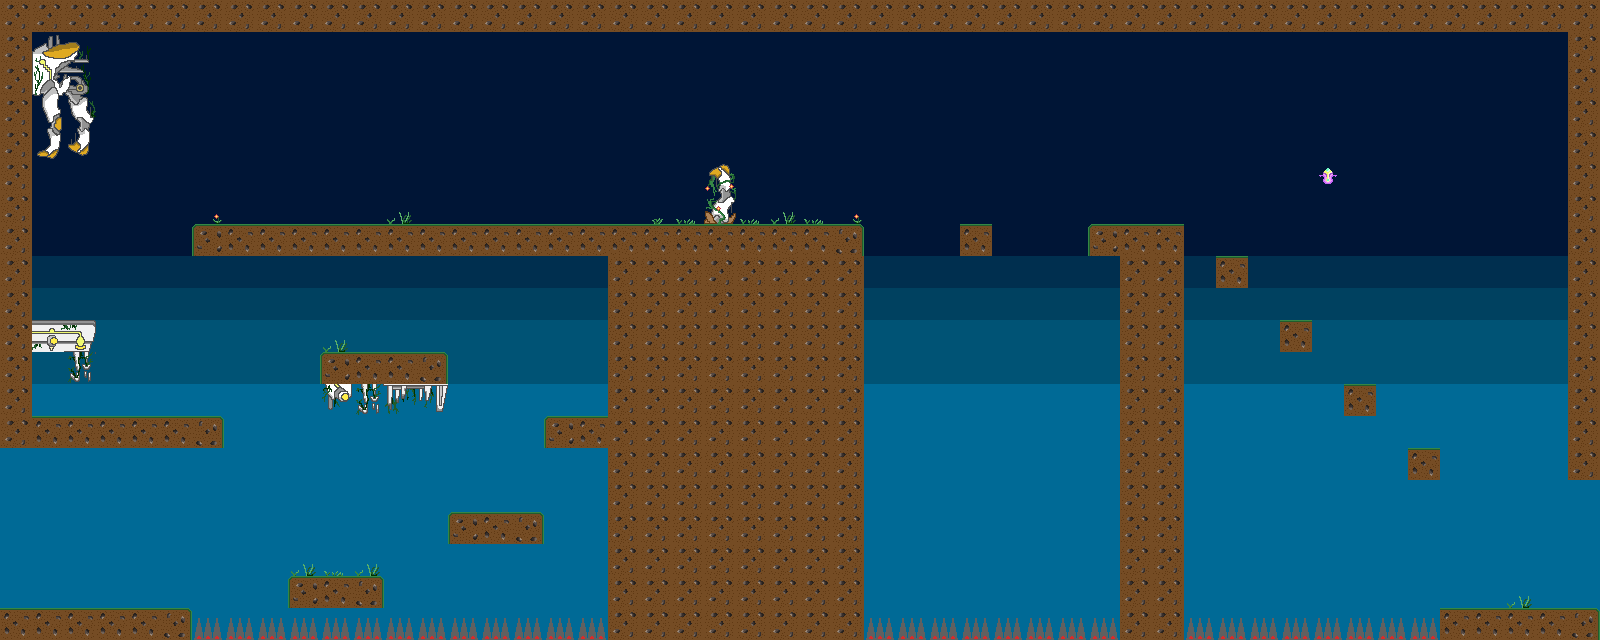

The image is a tile-based game level rendered from a .tmx file. Its description and source (layers, tilesets, objects; grid data summarised) follow:
An orthogonal 50x20 tile map with 32x32 px tiles, 2 tile layers (Background Layer, Graphic Layer) and 30 objects.

<map version="1.0" tiledversion="1.1.4" orientation="orthogonal" renderorder="right-down" width="50" height="20" tilewidth="32" tileheight="32" infinite="0" nextobjectid="90">
 <tileset firstgid="1" name="pather_tilesets_334x6400" tilewidth="32" tileheight="32" tilecount="2800" columns="14">
  <image source="../pather_tilesets_334x6400.png" width="448" height="6400" />
 </tileset>
 <layer name="Background Layer" width="50" height="20">
  <data>[1000 cells, 1000 non-empty, 5 distinct tile ids]</data>
 </layer>
 <layer name="Graphic Layer" width="50" height="20">
  <data>[1000 cells, 315 non-empty, 25 distinct tile ids]</data>
 </layer>
 <objectgroup name="Ground Layer">
  <object id="25" x="0" y="608" width="192" height="32" />
  <object id="30" x="0" y="416" width="224" height="32" />
  <object id="31" x="32" y="320" width="64" height="32" />
  <object id="33" x="32" y="0" width="1568" height="32" />
  <object id="35" x="1440" y="608" width="160" height="32" />
  <object id="42" x="1216" y="256" width="32" height="32" />
  <object id="43" x="1280" y="320" width="32" height="32" />
  <object id="44" x="1344" y="384" width="32" height="32" />
  <object id="45" x="1408" y="448" width="32" height="32" />
  <object id="65" x="192" y="224" width="672" height="32" />
  <object id="67" x="288" y="576" width="96" height="32" />
  <object id="68" x="448" y="512" width="96" height="32" />
  <object id="69" x="544" y="416" width="64" height="32" />
  <object id="70" x="320" y="352" width="128" height="32" />
  <object id="79" x="960" y="224" width="32" height="32" />
  <object id="81" x="1088" y="224" width="32" height="32" />
  <object id="84" x="77" y="41" width="17.75" height="115.25" />
  <object id="85" x="35.25" y="148" width="36.75" height="11.5" />
 </objectgroup>
 <objectgroup name="Object Layer">
  <object id="56" x="1568" y="32" width="32" height="448" />
  <object id="60" x="1120" y="224" width="64" height="416" />
  <object id="61" x="608" y="256" width="32" height="384" />
  <object id="62" x="832" y="256" width="32" height="384" />
  <object id="64" x="0" y="0" width="32" height="416" />
 </objectgroup>
 <objectgroup name="Danger Zone Layer">
  <object id="73" x="192" y="608" width="416" height="32" />
  <object id="74" x="864" y="608" width="256" height="32" />
  <object id="75" x="1184" y="608" width="256" height="32" />
 </objectgroup>
 <objectgroup name="Powerup Layer">
  <object id="83" x="1312" y="160" width="32" height="32" />
 </objectgroup>
 <objectgroup name="EnemyType1 Layer">
  <object id="87" x="960" y="192" width="32" height="32" />
  <object id="88" x="448" y="192" width="32" height="32" />
  <object id="89" x="1344" y="352" width="32" height="32" />
 </objectgroup>
</map>
